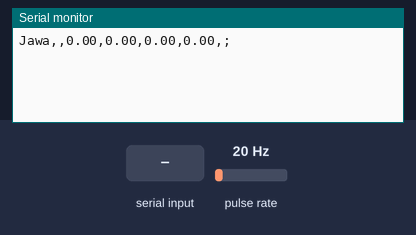
Recording of a program running on a simulated ESP32. Parts: the last lines printed to the serial monitor. Wiring (inferred from the names in the program): pulse sensor: data GPIO 14. The test bench sets the inputs (shaded band); at power-on: pulse rate 20 Hz.

Above: at 1.2 s.
1.3 s: "1" received over the second serial link
At 4.1 s:
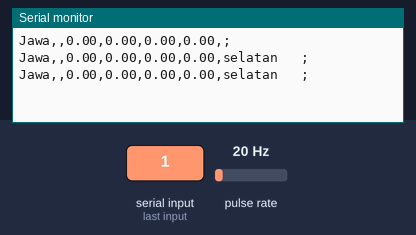
4.3 s: "2" received over the second serial link
At 7.0 s:
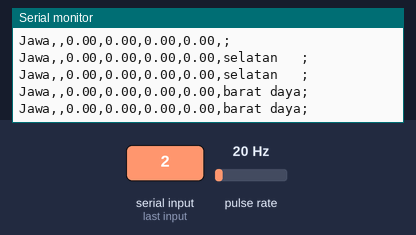
7.3 s: "3" received over the second serial link
At 10.1 s:
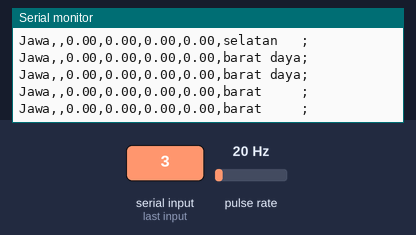
10.3 s: "4" received over the second serial link
At 12.7 s:
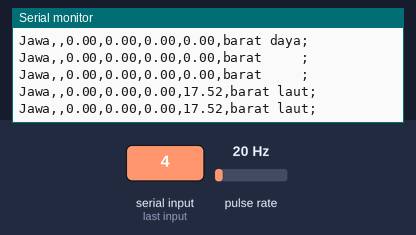
13.3 s: "5" received over the second serial link
At 16.1 s:
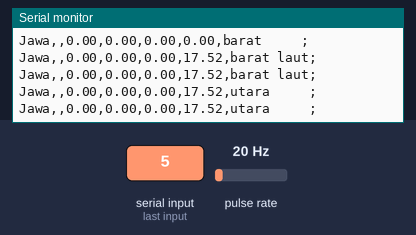
16.3 s: "6" received over the second serial link
At 17.7 s:
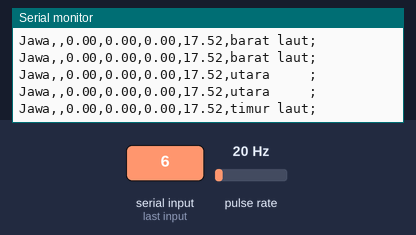

Measured:
- after the input at 1.3 s, the serial monitor: prints a new line after 1.0 s (image 1)
- after the input at 4.3 s, the serial monitor: prints a new line after 1.0 s (image 2)
- after the input at 7.3 s, the serial monitor: prints a new line after 1.0 s (image 3)
- after the input at 10.3 s, the serial monitor: prints a new line after 1.0 s (image 4)
- after the input at 13.3 s, the serial monitor: prints a new line after 1.0 s (image 5)
- after the input at 16.3 s, the serial monitor: prints a new line after 1.0 s (image 6)

The program:

main.cpp
```cpp
#include <Adafruit_BME280.h>
#include <Adafruit_Sensor.h>
#include <SPI.h>
#include <SoftwareSerial.h>
#include <Wire.h>

#define US_RX 13             // Ultrasonik RX pin
#define US_TX 12             // Ultrasonik TX pin
#define US_Baud 9600         // Ultrasonik Serial Baudrate
#define Depth_threshold 500  // Pasang/Surut in (mm)
#define GPIO_pulse 14        // Anemometer data pin
#define Serial_Lora Serial2  // Serial Lora
#define Lora_Baud 9600       // Lora Baudrate
#define Serial_WD Serial1    // Serial Wind Direction
#define WD_Baud 9600         // Wind Direction Baudrate
#define WD_RX 4              // Wind Direction RX pin
#define WD_TX 2              // Wind Direction TX pin
#define Lora_RX 16
#define Lora_TX 17

/* Note
Belum yang wave count kalo jadi tinggal disambung pake i2c aja trus
Males OOP
*/

struct dataPacket {
    float temperature, humidity, pressure, speed;
    int waveCount;
    String direction, shoreStatus;
};

dataPacket Telemetry;

// BME VAR
Adafruit_BME280 bme;

// Ultrasonik Var
SoftwareSerial Serial_US(US_RX, US_TX);  // RX, TX
unsigned char data[4] = {};
float distance;

// Wind Speed Var
volatile byte rpmcount;  // hitung signals
volatile unsigned long last_micros;
unsigned long timeold;
unsigned long timemeasure = 10.00;  // detik
int timetoSleep = 1;                // menit
unsigned long sleepTime = 15;       // menit
unsigned long timeNow;
int countUpdate = 0;
float rpm, rotasi_per_detik;        // rotasi/detik
float kecepatan_kilometer_per_jam;  // kilometer/jam
float kecepatan_meter_per_detik;    // meter/detik
volatile boolean flag = false;
uint32_t lora_millis = 0;

void ICACHE_RAM_ATTR rpm_anemometer() {
    flag = true;
}

// Wind Direction Var
String WD_data, s_angin;

void init_BME() {
    Serial.println(F("BME280 test"));
    unsigned status;
    // default settings
    status = bme.begin();
    // You can also pass in a Wire library object like &Wire2
    // status = bme.begin(0x76, &Wire2)
    // if (!status) {
    //     Serial.println("Could not find a valid BME280 sensor, check wiring, address, sensor ID!");
    //     Serial.print("SensorID was: 0x"); Serial.println(bme.sensorID(),16);
    //     Serial.print("        ID of 0xFF probably means a bad address, a BMP 180 or BMP 085\n");
    //     Serial.print("   ID of 0x56-0x58 represents a BMP 280,\n");
    //     Serial.print("        ID of 0x60 represents a BME 280.\n");
    //     Serial.print("        ID of 0x61 represents a BME 680.\n");
    //     while (1) delay(10);
    // }
}

void init_Anemometer() {
    pinMode(GPIO_pulse, INPUT_PULLUP);
    digitalWrite(GPIO_pulse, LOW);
    detachInterrupt(digitalPinToInterrupt(GPIO_pulse));                          // memulai Interrupt pada nol
    attachInterrupt(digitalPinToInterrupt(GPIO_pulse), rpm_anemometer, RISING);  // Inisialisasi pin interupt
    rpmcount = 0;
    rpm = 0;
    timeold = 0;
    timeNow = 0;
}

void updateAnemometer(dataPacket& input) {
    if (flag == true) {
        if (long(micros() - last_micros) >= 5000) {
            rpmcount++;
            last_micros = micros();
        }
        flag = false;  // reset flag
    }

    if ((millis() - timeold) >= timemeasure * 1000) {
        countUpdate++;
        detachInterrupt(digitalPinToInterrupt(GPIO_pulse));       // Menonaktifkan interrupt saat menghitung
        rotasi_per_detik = float(rpmcount) / float(timemeasure);  // rotasi per detik
        // kecepatan_meter_per_detik = rotasi_per_detik; // rotasi/detik sebelum dikalibrasi untuk dijadikan meter per detik
        kecepatan_meter_per_detik = ((-0.0181 * (rotasi_per_detik * rotasi_per_detik)) + (1.3859 * rotasi_per_detik) + 1.4055);  // meter/detik sesudah dikalibrasi dan sudah dijadikan meter per detik
        if (kecepatan_meter_per_detik <= 1.5) {                                                                                  // Minimum pembacaan sensor kecepatan angin adalah 1.5 meter/detik
            kecepatan_meter_per_detik = 0.0;
        }
        if (countUpdate == 1)  // kirim data per 10 detik sekali
        {
            input.speed = kecepatan_meter_per_detik;
            countUpdate = 0;
        }
        timeold = millis();
        rpmcount = 0;
        attachInterrupt(digitalPinToInterrupt(GPIO_pulse), rpm_anemometer, RISING);  // enable interrupt
    }
}

void updateBME(dataPacket& input) {
    input.temperature = bme.readTemperature();
    input.pressure = bme.readPressure();
    input.humidity = bme.readHumidity();
}

void updateUS(dataPacket& input) {
    do {
        for (int i = 0; i < 4; i++) {
            data[i] = Serial_US.read();
        }
    } while (Serial_US.read() == 0xff);

    Serial_US.flush();

    if (data[0] == 0xff) {
        int sum;
        sum = (data[0] + data[1] + data[2]) & 0x00FF;
        if (sum == data[3]) {
            distance = (data[1] << 8) + data[2];
            if (distance < Depth_threshold) {
                input.shoreStatus = "PASANG";
            } else {
                input.shoreStatus = "SURUT";
            }
        } else
            Serial.println("ERROR");
    }
}

void updateWD(dataPacket& input) {
    if (Serial_WD.available()) {                // Jika ada data yang diterima dari sensor
        WD_data = Serial_WD.readString();       // data yang diterima dari sensor berawalan tanda * dan diakhiri tanda #, contoh *1#
        int a = WD_data.indexOf("*");           // a adalah index tanda *
        int b = WD_data.indexOf("#");           // b adalah index tanda #
        s_angin = WD_data.substring(a + 1, b);  // membuang tanda * dan # sehingga di dapat nilai dari arah angin
        if (s_angin.equals("1")) {              // jika nilai dari sensor 1 maka arah angin utara
            input.direction = "selatan   ";
        }
        if (s_angin.equals("2")) {
            input.direction = "barat daya";
        }
        if (s_angin.equals("3")) {
            input.direction = "barat     ";
        }
        if (s_angin.equals("4")) {
            input.direction = "barat laut";
        }
        if (s_angin.equals("5")) {
            input.direction = "utara     ";
        }
        if (s_angin.equals("6")) {
            input.direction = "timur laut";
        }
        if (s_angin.equals("7")) {
            input.direction = "timur     ";
        }
        if (s_angin.equals("8")) {
            input.direction = "tenggara  ";
        }
    }
}

void sendData(const dataPacket& input, const String& ID) {  // Send data through Lora
    String Message = (ID + "," +
                      input.shoreStatus + "," +
                      String(input.temperature) + "," +
                      String(input.pressure) + "," +
                      String(input.humidity) + "," +
                      String(input.speed) + "," +
                      input.direction + ";");

    Serial_Lora.println(Message);
    Serial.println(Message);
}

void setup() {
    Serial.begin(115200);
    // Serial_US.begin(US_Baud);
    Serial_WD.begin(WD_Baud, SERIAL_8N1, WD_RX, WD_TX);
    Serial_Lora.begin(Lora_Baud, SERIAL_8N1, Lora_RX, Lora_TX);

    // init_BME();
    init_Anemometer();
}

void loop() {
    updateAnemometer(Telemetry);
    // updateBME(Telemtry);
    // updateUS(Telemtry);
    updateWD(Telemetry);

    if (millis() - lora_millis > 1000) {
        sendData(Telemetry, "Jawa");
        lora_millis = millis();
    }
    // sendData(Telemetry, "Jawa");
    // delay(1000);
}
```
